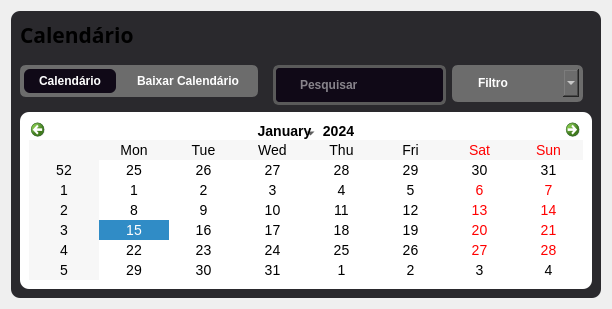
             <widget class="QWidget" name="calendario_page">
              <layout class="QVBoxLayout" name="verticalLayout_40">
               <item>
                <widget class="QWidget" name="widget_geral_calendario" native="true">
                 <property name="styleSheet">
                  <string notr="true">



background-color: rgb(42, 41, 45);
border-radius: 9px;</string>
                 </property>
                 <layout class="QVBoxLayout" name="verticalLayout_41">
                  <item alignment="Qt::AlignLeft">
                   <widget class="QLabel" name="lbl_calendario">
                    <property name="font">
                     <font>
                      <family>Inter 18pt SemiBold</family>
                      <weight>75</weight>
                      <bold>true</bold>
                     </font>
                    </property>
                    <property name="text">
                     <string>&lt;html&gt;&lt;head/&gt;&lt;body&gt;&lt;p&gt;&lt;span style=&quot; font-size:16pt;&quot;&gt;Calendário&lt;/span&gt;&lt;/p&gt;&lt;/body&gt;&lt;/html&gt;</string>
                    </property>
                   </widget>
                  </item>
                  <item>
                   <widget class="QWidget" name="widget_calendario_funcoes" native="true">
                    <property name="sizePolicy">
                     <sizepolicy hsizetype="Expanding" vsizetype="Expanding">
                      <horstretch>0</horstretch>
                      <verstretch>0</verstretch>
                     </sizepolicy>
                    </property>
                    <property name="minimumSize">
                     <size>
                      <width>200</width>
                      <height>50</height>
                     </size>
                    </property>
                    <property name="maximumSize">
                     <size>
                      <width>16777215</width>
                      <height>50</height>
                     </size>
                    </property>
                    <property name="styleSheet">
                     <string notr="true">
QPushButton{


 background-color: rgb(91, 91, 91);
}</string>
                    </property>
                    <layout class="QHBoxLayout" name="horizontalLayout_40">
                     <property name="leftMargin">
                      <number>0</number>
                     </property>
                     <property name="topMargin">
                      <number>0</number>
                     </property>
                     <property name="rightMargin">
                      <number>0</number>
                     </property>
                     <property name="bottomMargin">
                      <number>0</number>
                     </property>
                     <item alignment="Qt::AlignLeft|Qt::AlignVCenter">
                      <widget class="QFrame" name="frame_tabela_calendario">
                       <property name="sizePolicy">
                        <sizepolicy hsizetype="Fixed" vsizetype="Fixed">
                         <horstretch>0</horstretch>
                         <verstretch>0</verstretch>
                        </sizepolicy>
                       </property>
                       <property name="minimumSize">
                        <size>
                         <width>200</width>
                         <height>0</height>
                        </size>
                       </property>
                       <property name="maximumSize">
                        <size>
                         <width>800</width>
                         <height>16777215</height>
                        </size>
                       </property>
                       <property name="styleSheet">
                        <string notr="true">QFrame{

border: 4px solid #6c6c6c;
}
QFrame{
background-color: rgb(108, 108, 108);
border-radius: 6px;
}
QPushButton {
  
    
	font: 75 10pt &quot;Inter 18pt&quot;;
	font-weight: bold;
    background-color: #6c6c6c;
    color: white;
    padding: 5px 15px;
    border-radius: 6px;
    border: none;
    min-width: 40px;   /* largura mínima */
}
QPushButton:hover {
    background-color: #4a4a4a;
}

</string>
                       </property>
                       <property name="frameShape">
                        <enum>QFrame::StyledPanel</enum>
                       </property>
                       <property name="frameShadow">
                        <enum>QFrame::Raised</enum>
                       </property>
                       <layout class="QHBoxLayout" name="horizontalLayout_41">
                        <property name="spacing">
                         <number>6</number>
                        </property>
                        <property name="leftMargin">
                         <number>0</number>
                        </property>
                        <property name="topMargin">
                         <number>0</number>
                        </property>
                        <property name="rightMargin">
                         <number>0</number>
                        </property>
                        <property name="bottomMargin">
                         <number>0</number>
                        </property>
                        <item alignment="Qt::AlignVCenter">
                         <widget class="QPushButton" name="btn_calendario">
                          <property name="sizePolicy">
                           <sizepolicy hsizetype="Fixed" vsizetype="Fixed">
                            <horstretch>0</horstretch>
                            <verstretch>0</verstretch>
                           </sizepolicy>
                          </property>
                          <property name="cursor">
                           <cursorShape>PointingHandCursor</cursorShape>
                          </property>
                          <property name="styleSheet">
                           <string notr="true">QPushButton {
    background-color: #100917;
    
}</string>
                          </property>
                          <property name="text">
                           <string>Calendário</string>
                          </property>
                          <property name="icon">
                           <iconset resource="../imagens/imgs.qrc">
                            <normaloff>:/imgs/list.png</normaloff>:/imgs/list.png</iconset>
                          </property>
                          <property name="iconSize">
                           <size>
                            <width>20</width>
                            <height>20</height>
                           </size>
                          </property>
                          <property name="checkable">
                           <bool>true</bool>
                          </property>
                          <property name="checked">
                           <bool>true</bool>
                          </property>
                         </widget>
                        </item>
                        <item>
                         <widget class="QPushButton" name="btn_baixar_calendario">
                          <property name="sizePolicy">
                           <sizepolicy hsizetype="Fixed" vsizetype="Fixed">
                            <horstretch>0</horstretch>
                            <verstretch>0</verstretch>
                           </sizepolicy>
                          </property>
                          <property name="minimumSize">
                           <size>
                            <width>70</width>
                            <height>0</height>
                           </size>
                          </property>
                          <property name="cursor">
                           <cursorShape>PointingHandCursor</cursorShape>
                          </property>
                          <property name="styleSheet">
                           <string notr="true">padding: 5px 15px;</string>
                          </property>
                          <property name="text">
                           <string>Baixar Calendário</string>
                          </property>
                          <property name="icon">
                           <iconset resource="../imagens/imgs.qrc">
                            <normaloff>:/imgs/downloads.png</normaloff>:/imgs/downloads.png</iconset>
                          </property>
                          <property name="iconSize">
                           <size>
                            <width>20</width>
                            <height>20</height>
                           </size>
                          </property>
                          <property name="checkable">
                           <bool>false</bool>
                          </property>
                         </widget>
                        </item>
                       </layout>
                      </widget>
                     </item>
                     <item alignment="Qt::AlignRight|Qt::AlignTop">
                      <widget class="QFrame" name="frame_pesquisa_calendario">
                       <property name="sizePolicy">
                        <sizepolicy hsizetype="Expanding" vsizetype="Expanding">
                         <horstretch>0</horstretch>
                         <verstretch>0</verstretch>
                        </sizepolicy>
                       </property>
                       <property name="styleSheet">
                        <string notr="true">
QLineEdit {
	font: 75 10pt &quot;Inter 18pt&quot;;
	font-weight: bold;
	font-color: rgb(255, 255, 255);
    background-color: #100917;
    color: white;
    padding: 5px 22px;
    border-radius: 6px;
    border: 3px solid #5a5a5a;
    min-width: 110px;   /* largura mínima */
}
QLineEdit:hover {
    background-color: #4a4a4a;
}
QLineEdit:checked {
    background-color: #100917;
    font-weight: bold;
}
</string>
                       </property>
                       <property name="frameShape">
                        <enum>QFrame::StyledPanel</enum>
                       </property>
                       <property name="frameShadow">
                        <enum>QFrame::Raised</enum>
                       </property>
                       <layout class="QHBoxLayout" name="horizontalLayout_42">
                        <item>
                         <widget class="QLineEdit" name="pesquisa_calendario">
                          <property name="sizePolicy">
                           <sizepolicy hsizetype="Expanding" vsizetype="Expanding">
                            <horstretch>0</horstretch>
                            <verstretch>0</verstretch>
                           </sizepolicy>
                          </property>
                          <property name="minimumSize">
                           <size>
                            <width>160</width>
                            <height>40</height>
                           </size>
                          </property>
                          <property name="maximumSize">
                           <size>
                            <width>200</width>
                            <height>50</height>
                           </size>
                          </property>
                          <property name="styleSheet">
                           <string notr="true"/>
                          </property>
                          <property name="placeholderText">
                           <string>Pesquisar</string>
                          </property>
                         </widget>
                        </item>
                        <item alignment="Qt::AlignRight">
                         <widget class="QFrame" name="frame_filtro_calendario">
                          <property name="sizePolicy">
                           <sizepolicy hsizetype="Fixed" vsizetype="Fixed">
                            <horstretch>0</horstretch>
                            <verstretch>0</verstretch>
                           </sizepolicy>
                          </property>
                          <property name="minimumSize">
                           <size>
                            <width>40</width>
                            <height>37</height>
                           </size>
                          </property>
                          <property name="styleSheet">
                           <string notr="true">QFrame{

border: 4px solid #6c6c6c;
}
QFrame{
background-color: rgb(108, 108, 108);
border-radius: 6px;
}
QComboBox {
   
    
	font: 75 10pt &quot;Inter 18pt&quot;;
	font-weight: bold;
    background-color: #6c6c6c;
    color: white;
    padding: 6px 22px;
    border-radius: 6px;
    border: none;
    min-width: 54px;   /* largura mínima */
}
QComboBox:hover {
    background-color: #4a4a4a;
}
QComboBox:checked {
    background-color: #100917;
    
}
</string>
                          </property>
                          <property name="frameShape">
                           <enum>QFrame::StyledPanel</enum>
                          </property>
                          <property name="frameShadow">
                           <enum>QFrame::Raised</enum>
                          </property>
                          <layout class="QHBoxLayout" name="horizontalLayout_43">
                           <property name="spacing">
                            <number>6</number>
                           </property>
                           <property name="leftMargin">
                            <number>0</number>
                           </property>
                           <property name="topMargin">
                            <number>0</number>
                           </property>
                           <property name="rightMargin">
                            <number>0</number>
                           </property>
                           <property name="bottomMargin">
                            <number>0</number>
                           </property>
                           <item>
                            <widget class="QComboBox" name="filtro_calendario">
                             <property name="minimumSize">
                              <size>
                               <width>98</width>
                               <height>0</height>
                              </size>
                             </property>
                             <property name="maximumSize">
                              <size>
                               <width>140</width>
                               <height>16777215</height>
                              </size>
                             </property>
                             <property name="cursor">
                              <cursorShape>PointingHandCursor</cursorShape>
                             </property>
                             <property name="editable">
                              <bool>false</bool>
                             </property>
                             <property name="currentText">
                              <string/>
                             </property>
                             <property name="placeholderText">
                              <string>Filtro</string>
                             </property>
                             <item>
                              <property name="text">
                               <string>Dias livres</string>
                              </property>
                             </item>
                             <item>
                              <property name="text">
                               <string>Reuniões</string>
                              </property>
                             </item>
                            </widget>
                           </item>
                          </layout>
                         </widget>
                        </item>
                       </layout>
                      </widget>
                     </item>
                    </layout>
                   </widget>
                  </item>
                  <item>
                   <widget class="QWidget" name="tabela_do_calendario" native="true">
                    <property name="styleSheet">
                     <string notr="true">QWidget {
    background-color: white;
    color: black;
    font-family: &quot;Segoe UI&quot;;
    font-size: 14px;
}

QCalendarWidget {
    background-color: black;
    border-radius: 12px;
    padding: 8px;
}</string>
                    </property>
                    <layout class="QVBoxLayout" name="verticalLayout_42">
                     <item>
                      <widget class="QCalendarWidget" name="substitua_calendario_aqui"/>
                     </item>
                    </layout>
                   </widget>
                  </item>
                 </layout>
                </widget>
               </item>
              </layout>
             </widget>
